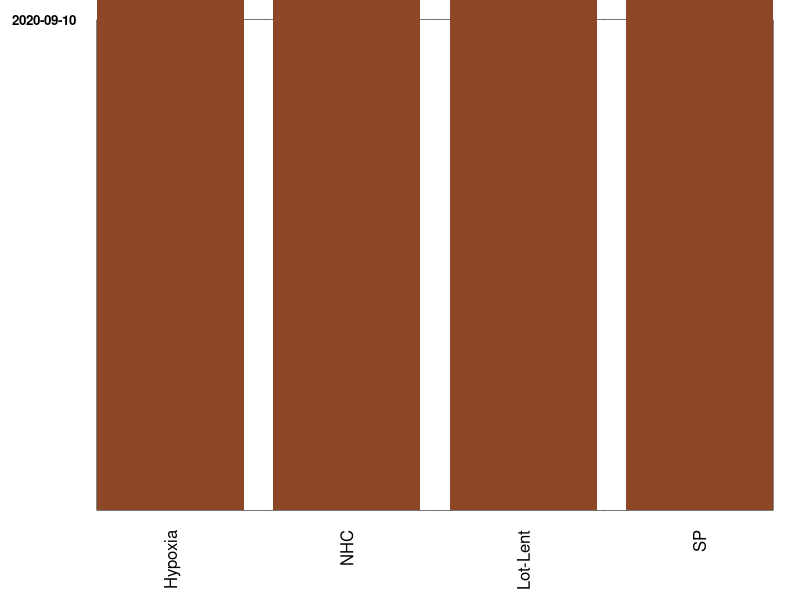

Write R code to recreate this figure.
# args = commandArgs(trailingOnly=TRUE)



end = as.Date('2021-02-28')
dur = abs(Sys.Date() - end)
npapers = 4
paper_days = floor(as.numeric(dur) / npapers)
pape_names = c('Hypoxia', 'NHC', 'Lot-Lent', 'SP')

par(mar = c(4.5, 3.5, 1, 0))
barplot(rep(42, npapers), yaxt = 'n', col = 'transparent', border='black',
        space = 0, bty = 'n', ylim = c(0, 42))
par(new = TRUE)
barplot(rep(42, npapers), yaxt = 'n', col = 'white', border='transparent',
        space = 0, bty = 'n', ylim = c(0, 42))
par(new = TRUE)
barplot(rep(paper_days, npapers), yaxt = 'n', names.arg = pape_names, las=3,
        border='transparent', ylim = c(0, 42), bty = 'o', col = 'sienna4')
axis(2, at = c(paper_days, 42), tick = FALSE, las = 1, line = -1.3, font = 2,
     cex.axis = 0.8, labels = c(as.character(Sys.Date()), '2020-09-10'))

# dock_day = function(pape){
